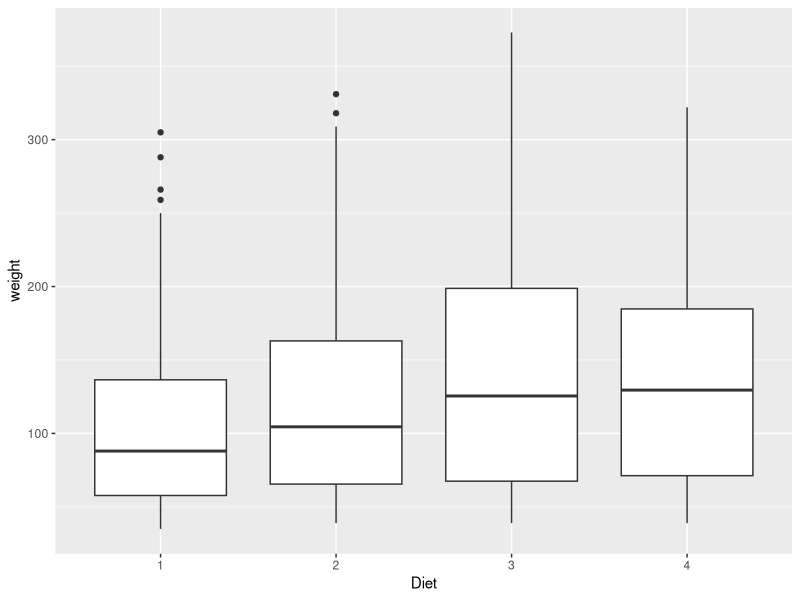

Reproduce this figure in R.
## ---- chunk 1
data("ChickWeight")
head(ChickWeight)
library(tidyverse)
str(ChickWeight)
## ---- chunk 2
ChickWeight %>%
  ggplot(aes(x= Diet, y = weight)) +
  geom_boxplot()
